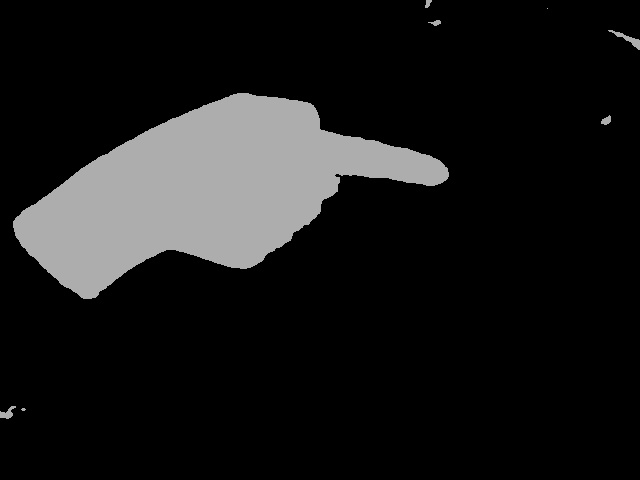
#> input picture capture_photo/1/133.jpg, 640 x 480 px, given in place of 0.jpg, which was not available
$ python huatu.py
#> lines starting #> are read from the running program, lines starting #| are printed output that depends on the picture; after the words box and inside, x2 and y2 are one past the last pixel; in counts of white or black regions, pixels touching at a corner belong together; pictures that were not available may be replaced by others from this repository, and a replacement may not be noted
import cv2 as cv
import numpy as np

photo_folder='C:/Users/28155/Desktop/1/'
save_folder='C:/Users/28155/Desktop/2/'
for i in range(0,10):
    photo_addr=photo_folder+str(i)+'.jpg'
    img=cv.imread(photo_addr)
#> img is the input picture: shape (480, 640, 3); min 0, max 180, mean 25.1
    img=cv.resize(img,(68,68))
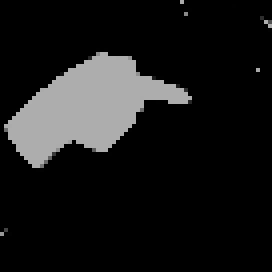
#> img: shape (68, 68, 3) (shown 4 times larger); min 0, max 175, mean 25.1
    mask0 = np.array(img)
    bool_30=mask0>=127
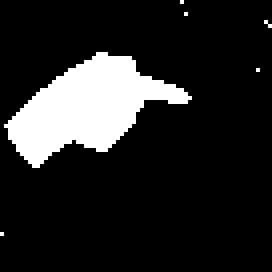
#> bool_30: shape (68, 68, 3) bool (shown 4 times larger); 14.4% white; 6 white regions (5 under 20 px), largest, box (x1, y1, x2, y2) and area: (1, 13, 48, 42) 659
    mask0[bool_30]=255
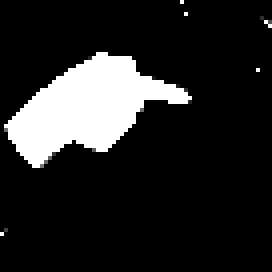
#> mask0: shape (68, 68, 3) (shown 4 times larger); 14.38% of pixels changed, all inside (x1, y1, x2, y2) = (0, 0, 68, 59)
    bool_30_=mask0<127
    mask0[bool_30_]=0
    cv.imwrite(save_folder+str(i)+'.jpg',mask0)
#> pass 2 of the loop `for i in range(0,10):`:
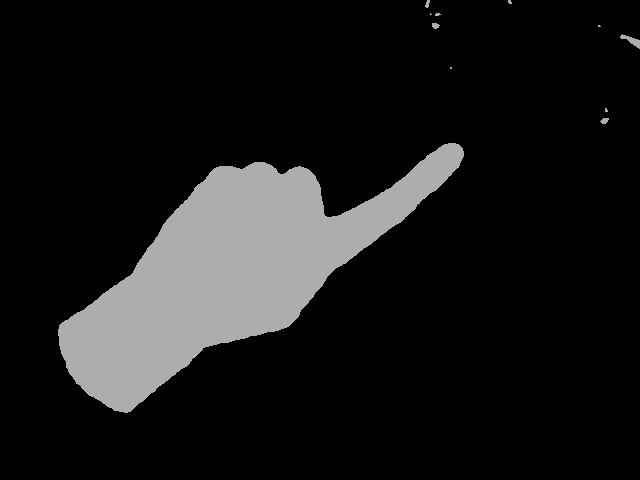
#> input picture capture_photo/1/169.jpg, 640 x 480 px, given in place of 1.jpg, which was not available
#> img is the input picture: shape (480, 640, 3); min 0, max 180, mean 24.6
#> img: shape (68, 68, 3)
#> `bool_30=mask0>=127`:
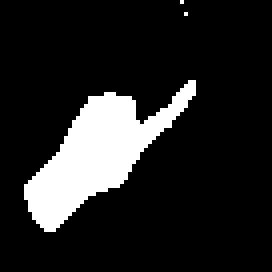
#> bool_30: shape (68, 68, 3) bool (shown 4 times larger); 14% white; 3 white regions (2 under 20 px), largest, box (x1, y1, x2, y2) and area: (6, 20, 49, 58) 646
#> `mask0[bool_30]=255`:
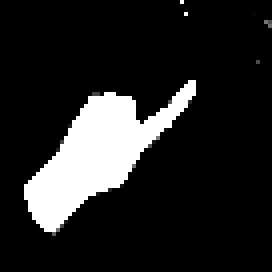
#> mask0: shape (68, 68, 3) (shown 4 times larger); min 0, max 255, mean 36.1
#> (the run stopped early here; a loop or call above may not have finished)
